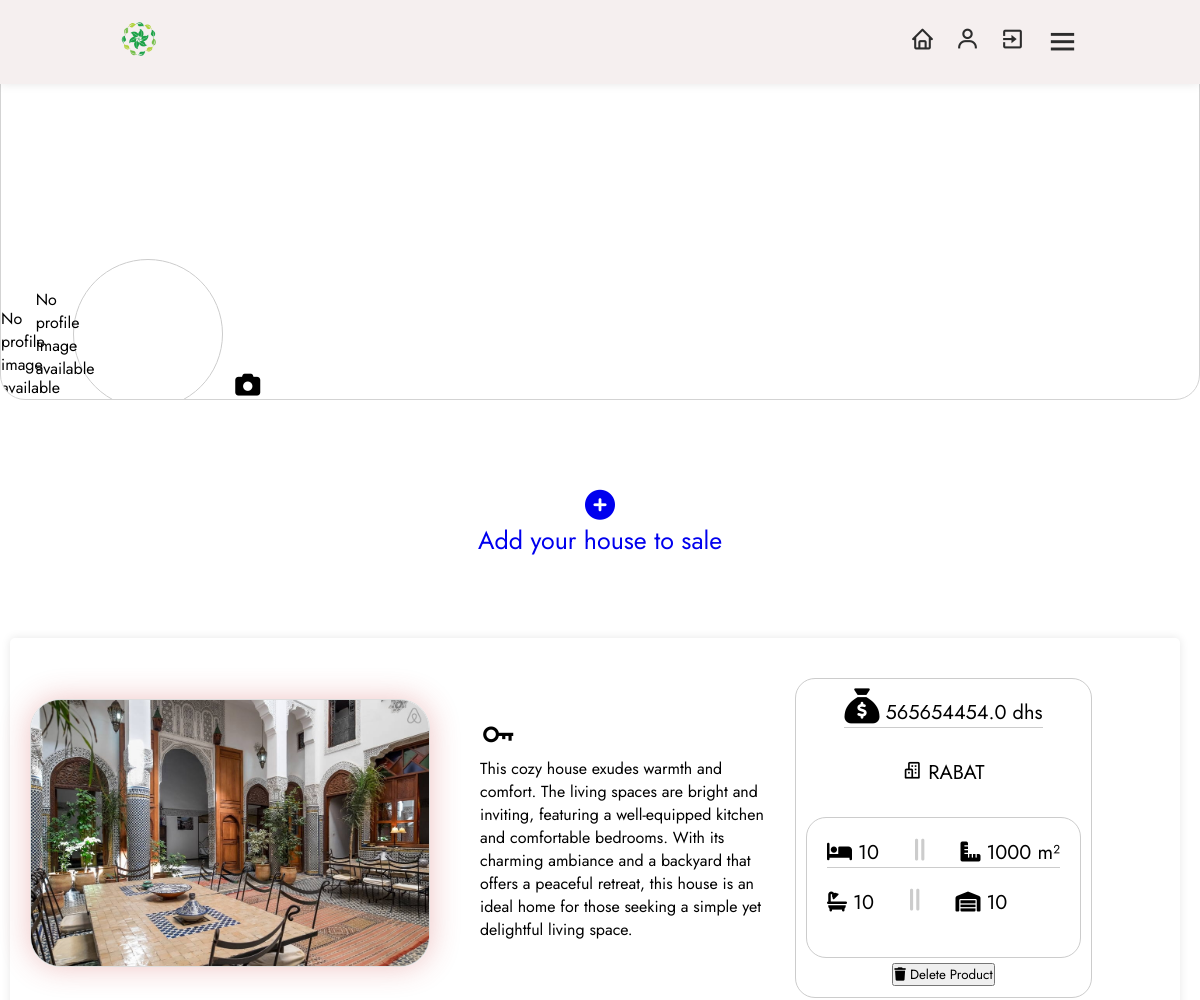
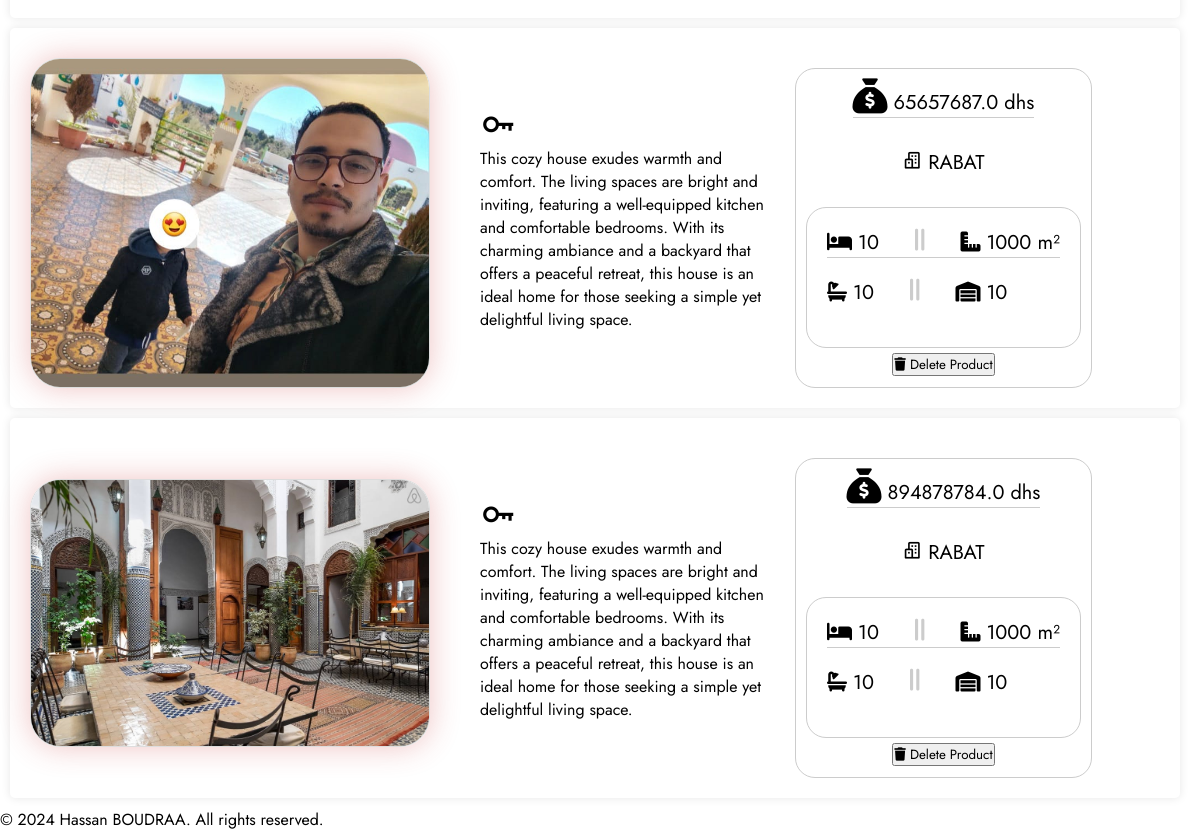
/user/hassan (signed in), run on the app's committed database (2 pictures, top to bottom).
### models/user.py (models this page shows)
class Products(db.Model):
    id = db.Column(db.String(50), primary_key=True, default=lambda: str( uuid.uuid4()), unique=True, nullable=False)
    name = db.Column(db.String(255), nullable=False)
    city = db.Column(db.String(8), nullable=False)
    price = db.Column(db.Float, nullable=False)
    image_path = db.Column(db.String(255), nullable=True)
    num_rooms = Column(Integer, nullable=False)
    section = Column(Integer, nullable=False)
    num_bain = Column(Integer, nullable=False)
    window_per_house = Column(Integer, nullable=False)
    user_id = db.Column(db.String(50),db.ForeignKey('user.id'),nullable=False)
    user = db.relationship('User', backref=db.backref('products', lazy=True))

### models/app.py (the view)
    @app.route('/user/<username>')
    @login_required
    def user(username):
        user_data = get_user_data(username)
        if not user_data:
            flash('User not found.', 'error')
            return redirect(url_for('dashboard'))
        user_products = Products.query.filter_by(user_id=user_data.id).order_by(asc(Products.id)).all()
        for product in user_products:
            print("Product Image Path:", product.image_path)
        user_iprofile = Iprofile.query.filter_by(user_id=user_data.id).order_by(asc(Iprofile.id)).all()
        for iprofile in user_iprofile:
            print("Imageprofile Path:", iprofile.imageprofile_path)
        user_icover = Icover.query.filter_by(user_id=user_data.id).order_by(asc(Icover.id)).all()
        for icover in user_icover:
            print("Imageprofile Path:", icover.imagecover_path)
        return render_template('user.html', user=current_user, username=username, user_products=user_products, user_icover=user_icover, user_iprofile=user_iprofile, user_data=user_data)

### models/db.py (called while the page is built)
def get_user_data(username):
    user = User.query.filter_by(username=username).first()
    if user is not None:
        return user
    else:
        return None

### models/templates/user.html (shortened to what this page needs)
<!DOCTYPE html>
<html lang="en">
        <head>
                <link rel="stylesheet" href="{{ url_for('static', filename='style/dashboard.css') }}">
                <link rel="stylesheet" href="https://cdnjs.cloudflare.com/ajax/libs/font-awesome/5.15.2/css/all.min.css">
                <link rel="stylesheet" href="https://cdnjs.cloudflare.com/ajax/libs/font-awesome/6.4.2/css/all.min.css" />
                <link rel="stylesheet" href="https://unpkg.com/boxicons@latest/css/boxicons.min.css">
                <link href="https://cdn.jsdelivr.net/npm/bootstrap-icons@1.21.0/font/bootstrap-icons.css" rel="stylesheet">
        </head>
        <body>
                <header>
                        <div class="logo">
                                <img src="{{ url_for('static', filename='images/icon.png') }}" alt="Icon">
                        </div>
                        <div class="nav-icon">
                                <a onclick="window.location.href='{{ url_for('dashboard') }}'"><i class='bx bx-home'></i></a>
                                <a onclick="window.location.href='{{ url_for('user', username=current_user.username) }}'"><i class='bx bx-user'></i></a>
                                <a onclick="window.location.href='{{ url_for('exit') }}'"><i class='bx bx-exit'></i></a>
                                <div class="bx bx-menu" id="menu-icon"></div>
                        </div>
                </header>
		<div class="container1">
			{% if current_user.Icover %}
			      {% for icover in current_user.Icover %}
			             <img src="{{ url_for('serve_image', filename=icover.imagecover_path.split('/')[-1]) }}" alt="Imagecover">
			      {% endfor %}
			{% else %}
			             <p>No profile image available</p>
			{% endif %}
		    <div class="circle">
			    {% if current_user.Iprofile %}
			        {% for iprofile in current_user.Iprofile %}
				     <img src="{{ url_for('serve_image', filename=iprofile.imageprofile_path.split('/')[-1]) }}" alt="Imageprofile">
				{% endfor %}
			    {% else %}
			             <p>No profile image available</p>
			    {% endif %}
			    <i class="fa-solid fa-camera" onclick="openModal('myModal2')"></i>
		    </div>
		</div>
                <a href="{{ url_for('add_product') }}">
                        <div class="acourd">
                                <i class="fas fa-plus-circle add-product-icon" style="font-size: 30px; "> </i>
                                <p>Add your house to sale</p>
                        </div>
                </a>
                <section class="inside">
                                {% for product in user_products %}
                                <div class="card">
                                     {% if product.image_path %}
                                        <img class="product-image" src="{{ url_for('serve_image', filename=product.image_path.split('/')[-1]) }}" alt="Product Image">
                                     {% else %}
                                              <p>No Image Available</p>
                                     {% endif %}
                                        <a style="max-width: 300px; margin-right: 15px;">
                                                <i class='bx bx-key' style="font-size: 38px"></i><p>   {{ product.name }} </p>
                                        </a>
                                        <div class="product-info">
                                                       <li style="border-bottom: 1px solid #ccc; margin-bottom: 30px;">
                                                                <i class="fa-solid fa-sack-dollar" style="font-size: 35px;"></i>   {{ product.price }} dhs
                                                       </li>
                                                       <p style="margin-bottom: 30px;">
                                                                <i class='bx bx-buildings'></i>   {{ product.city }}
                                                       </p>
                                                       <a style="border: 1px solid #ccc; border-radius: 20px; padding: 20px;">
                                                                 <p style="border-bottom: 1px solid #ccc; margin-bottom: 20px;">
                                                                        <i class="fa-solid fa-bed"></i> {{ product.num_rooms }}
                                                                        <i class="fa-solid fa-grip-lines-vertical" style="color: #ccc; font-size: 25px; margin-left: 30px; margin-right: 30px"></i>
                                                                        <i class="fa-solid fa-ruler-combined"></i>    {{ product.section }} m²
                                                                 </p>
                                                                 <p style="margin-bottom: 20px; margin-bottom: 20px;">
                                                                        <i class="fa-solid fa-bath"></i>    {{ product.num_bain }}
                                                                        <i class="fa-solid fa-grip-lines-vertical" style="color: #ccc; font-size: 25px; margin-left: 30px; margin-right: 30px;"></i>
                                                                        <i class="fa-solid fa-warehouse"></i>     {{ product.window_per_house }}
                                                                 </p>
                                                       </a>
                                                       <form action="{{ url_for('delete_product', product_id=product.id) }}" method="post"
                                                               onsubmit="return confirm('Are you sure you want to delete this product?')">
                                                               <button type="submit" class="delete-product-button">
                                                                       <i class="fas fa-trash"></i> Delete Product
                                                               </button>
                                                       </form>
                                        </div>
                                </div>
                                {% endfor %}
                </section>
        </body>
        <footer>
                <p>&copy; 2024 Hassan BOUDRAA. All rights reserved.</p>
        </footer>
</html>

### models/static/style/dashboard.css (style rules this page uses)
* { margin: 0; padding: 0; box-sizing: border-box; font-family: 'Jost', sans-serif; list-style: none; text-decoration: none; }
header { position: fixed; width: 100%; top: 0; right: 0; z-index: 1000; display: flex; align-items: center; justify-content: space-between; padding: 20px 10%; background-color: #f5efef; box-shadow: 0 0 10px rgba(0, 0, 0, 0.1); }
.logo img { max-width: 120px; height: 1cm; }
.nav-icon { display: flex; align-items: center; }
.nav-icon i { margin-right: 20px; color: #2c2c2c; font-size: 25px; font-weight: 400; transform: all .42s ease; }
#menu-icon { font-size: 35px; color: #2c2c2c; z-index: 10001; cursor: pointer; }
.inside { padding-top: 70px; padding-right: 10px; }
.card { display: flex; background-color: none; margin-bottom: 20px; align-items: center; padding: 20px; margin: 10px; border-radius: 5px; box-shadow: 0 0 10px rgba(0, 0, 0, 0.1); }
.product-image { margin-right: 50px; max-width: 400px; height: auto; margin-top: 10px; border: 1px solid #ddd; border-radius: 30px; overflow: hidden; box-shadow: 0 0 30px rgba(201, 57, 57, 0.3); }
.product-info { margin-top: 20px; padding: 10px; border: 1px solid #ccc; border-radius: 20px; display: flex; flex-direction: column; font-size: 20px; align-items: CENTER; justify-content: flex-start; flex-wrap: wrap; }
.acourd { padding-top: 10px; text-align: center; }
.acourd p { font-size: 25px; }
.container1 { position: relative; display: flex; align-items: flex-end; margin-bottom: 80px; width: 100%; overflow: hidden; border-radius: 25px; height: 400px; border: 1px solid lightgray; }
.circle { position: absolute; left: 6%; bottom: -10px; width: 150px; height: 150px; border: 1px solid #CCC; border-radius: 50%; display: flex; align-items: center; justify-content: center; }
.container1 i { margin-bottom: 10px; margin-left: 95%; align-self: flex-end; color: #000000; font-size: 25px; z-index: 999; border-radius: 50%; cursor: pointer; transform: all .42s ease; }

### data on the page
Products: image_path (picture), name "This cozy house exudes warmth and comfort. The living spaces are bright and inviting, featuring a well-equipped kitchen and comfortable bedrooms. With its charming ambiance and a backyard that offers a peaceful retreat, this house is an ideal home for those seeking a simple yet delightful living space.", price "565654454.0", city "RABAT", num_rooms "10", section "1000", num_bain "10", window_per_house "10"
Products: image_path (picture), name "This cozy house exudes warmth and comfort. The living spaces are bright and inviting, featuring a well-equipped kitchen and comfortable bedrooms. With its charming ambiance and a backyard that offers a peaceful retreat, this house is an ideal home for those seeking a simple yet delightful living space.", price "65657687.0", city "RABAT", num_rooms "10", section "1000", num_bain "10", window_per_house "10"
Products: image_path (picture), name "This cozy house exudes warmth and comfort. The living spaces are bright and inviting, featuring a well-equipped kitchen and comfortable bedrooms. With its charming ambiance and a backyard that offers a peaceful retreat, this house is an ideal home for those seeking a simple yet delightful living space.", price "894878784.0", city "RABAT", num_rooms "10", section "1000", num_bain "10", window_per_house "10"
